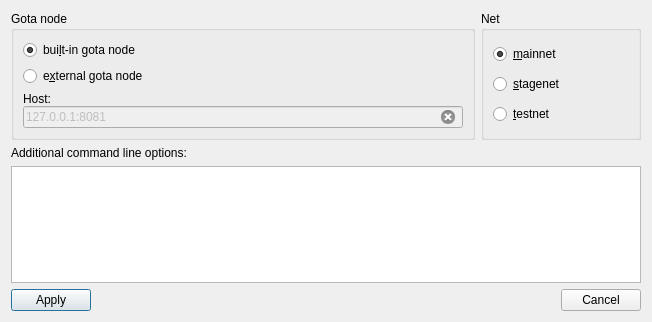
<?xml version="1.0" encoding="UTF-8"?>
<ui version="4.0">
 <class>WalletdParamsDialog</class>
 <widget class="QDialog" name="WalletdParamsDialog">
  <property name="geometry">
   <rect>
    <x>0</x>
    <y>0</y>
    <width>652</width>
    <height>322</height>
   </rect>
  </property>
  <property name="windowTitle">
   <string>Wallet daemon parameters</string>
  </property>
  <layout class="QVBoxLayout" name="verticalLayout_2">
   <item>
    <layout class="QHBoxLayout" name="horizontalLayout_2">
     <property name="sizeConstraint">
      <enum>QLayout::SetMinAndMaxSize</enum>
     </property>
     <item>
      <layout class="QVBoxLayout" name="verticalLayout_3">
       <item>
        <widget class="QGroupBox" name="groupBox_2">
         <property name="sizePolicy">
          <sizepolicy hsizetype="Preferred" vsizetype="Maximum">
           <horstretch>0</horstretch>
           <verstretch>0</verstretch>
          </sizepolicy>
         </property>
         <property name="title">
          <string>Gota node</string>
         </property>
         <layout class="QVBoxLayout" name="verticalLayout_4">
          <item>
           <widget class="QRadioButton" name="radioBuiltinGotad">
            <property name="text">
             <string>bui&amp;lt-in gota node</string>
            </property>
            <property name="checked">
             <bool>true</bool>
            </property>
           </widget>
          </item>
          <item>
           <widget class="QRadioButton" name="radioExternalGotad">
            <property name="text">
             <string>e&amp;xternal gota node</string>
            </property>
           </widget>
          </item>
          <item>
           <layout class="QGridLayout" name="gridLayout" rowstretch="0,0" columnstretch="0">
            <property name="sizeConstraint">
             <enum>QLayout::SetDefaultConstraint</enum>
            </property>
            <property name="horizontalSpacing">
             <number>6</number>
            </property>
            <property name="verticalSpacing">
             <number>0</number>
            </property>
            <item row="1" column="0">
             <widget class="QLineEdit" name="editHost">
              <property name="enabled">
               <bool>false</bool>
              </property>
              <property name="sizePolicy">
               <sizepolicy hsizetype="Expanding" vsizetype="Fixed">
                <horstretch>0</horstretch>
                <verstretch>0</verstretch>
               </sizepolicy>
              </property>
              <property name="text">
               <string>127.0.0.1:8081</string>
              </property>
              <property name="frame">
               <bool>true</bool>
              </property>
              <property name="placeholderText">
               <string>127.0.0.1:8081</string>
              </property>
              <property name="clearButtonEnabled">
               <bool>true</bool>
              </property>
             </widget>
            </item>
            <item row="0" column="0">
             <widget class="QLabel" name="label_3">
              <property name="sizePolicy">
               <sizepolicy hsizetype="Preferred" vsizetype="Fixed">
                <horstretch>0</horstretch>
                <verstretch>0</verstretch>
               </sizepolicy>
              </property>
              <property name="text">
               <string>Host:</string>
              </property>
             </widget>
            </item>
           </layout>
          </item>
         </layout>
        </widget>
       </item>
      </layout>
     </item>
     <item>
      <widget class="QGroupBox" name="groupBox">
       <property name="sizePolicy">
        <sizepolicy hsizetype="Preferred" vsizetype="Minimum">
         <horstretch>0</horstretch>
         <verstretch>0</verstretch>
        </sizepolicy>
       </property>
       <property name="minimumSize">
        <size>
         <width>160</width>
         <height>0</height>
        </size>
       </property>
       <property name="title">
        <string>Net</string>
       </property>
       <layout class="QVBoxLayout" name="verticalLayout">
        <item>
         <widget class="QRadioButton" name="radioMainNet">
          <property name="text">
           <string>&amp;mainnet</string>
          </property>
          <property name="checked">
           <bool>true</bool>
          </property>
         </widget>
        </item>
        <item>
         <widget class="QRadioButton" name="radioStageNet">
          <property name="text">
           <string>&amp;stagenet</string>
          </property>
         </widget>
        </item>
        <item>
         <widget class="QRadioButton" name="radioTestNet">
          <property name="text">
           <string>&amp;testnet</string>
          </property>
         </widget>
        </item>
       </layout>
      </widget>
     </item>
    </layout>
   </item>
   <item>
    <widget class="QLabel" name="label">
     <property name="text">
      <string>Additional command line options:</string>
     </property>
    </widget>
   </item>
   <item>
    <widget class="QTextEdit" name="paramsEdit">
     <property name="sizePolicy">
      <sizepolicy hsizetype="Expanding" vsizetype="Expanding">
       <horstretch>0</horstretch>
       <verstretch>0</verstretch>
      </sizepolicy>
     </property>
     <property name="maximumSize">
      <size>
       <width>16777215</width>
       <height>16777215</height>
      </size>
     </property>
     <property name="acceptRichText">
      <bool>false</bool>
     </property>
    </widget>
   </item>
   <item>
    <layout class="QHBoxLayout" name="horizontalLayout">
     <item>
      <widget class="QPushButton" name="applyButton">
       <property name="text">
        <string>Apply</string>
       </property>
      </widget>
     </item>
     <item>
      <spacer name="horizontalSpacer">
       <property name="orientation">
        <enum>Qt::Horizontal</enum>
       </property>
       <property name="sizeHint" stdset="0">
        <size>
         <width>40</width>
         <height>20</height>
        </size>
       </property>
      </spacer>
     </item>
     <item>
      <widget class="QPushButton" name="cancelButton">
       <property name="text">
        <string>Cancel</string>
       </property>
      </widget>
     </item>
    </layout>
   </item>
  </layout>
 </widget>
 <resources/>
 <connections>
  <connection>
   <sender>cancelButton</sender>
   <signal>clicked()</signal>
   <receiver>WalletdParamsDialog</receiver>
   <slot>reject()</slot>
   <hints>
    <hint type="sourcelabel">
     <x>851</x>
     <y>312</y>
    </hint>
    <hint type="destinationlabel">
     <x>450</x>
     <y>166</y>
    </hint>
   </hints>
  </connection>
  <connection>
   <sender>applyButton</sender>
   <signal>clicked()</signal>
   <receiver>WalletdParamsDialog</receiver>
   <slot>applyParams()</slot>
   <hints>
    <hint type="sourcelabel">
     <x>140</x>
     <y>312</y>
    </hint>
    <hint type="destinationlabel">
     <x>450</x>
     <y>166</y>
    </hint>
   </hints>
  </connection>
  <connection>
   <sender>applyButton</sender>
   <signal>clicked()</signal>
   <receiver>WalletdParamsDialog</receiver>
   <slot>accept()</slot>
   <hints>
    <hint type="sourcelabel">
     <x>140</x>
     <y>312</y>
    </hint>
    <hint type="destinationlabel">
     <x>450</x>
     <y>166</y>
    </hint>
   </hints>
  </connection>
  <connection>
   <sender>radioExternalGotad</sender>
   <signal>toggled(bool)</signal>
   <receiver>editHost</receiver>
   <slot>setEnabled(bool)</slot>
   <hints>
    <hint type="sourcelabel">
     <x>242</x>
     <y>85</y>
    </hint>
    <hint type="destinationlabel">
     <x>203</x>
     <y>135</y>
    </hint>
   </hints>
  </connection>
  <connection>
   <sender>editHost</sender>
   <signal>textChanged(QString)</signal>
   <receiver>WalletdParamsDialog</receiver>
   <slot>hostChanged()</slot>
   <hints>
    <hint type="sourcelabel">
     <x>203</x>
     <y>135</y>
    </hint>
    <hint type="destinationlabel">
     <x>325</x>
     <y>156</y>
    </hint>
   </hints>
  </connection>
  <connection>
   <sender>radioExternalGotad</sender>
   <signal>toggled(bool)</signal>
   <receiver>WalletdParamsDialog</receiver>
   <slot>externalGotadToggled(bool)</slot>
   <hints>
    <hint type="sourcelabel">
     <x>242</x>
     <y>85</y>
    </hint>
    <hint type="destinationlabel">
     <x>325</x>
     <y>156</y>
    </hint>
   </hints>
  </connection>
 </connections>
 <slots>
  <slot>saveParams()</slot>
  <slot>applyParams()</slot>
  <slot>hostChanged()</slot>
  <slot>externalGotadToggled(bool)</slot>
 </slots>
</ui>
